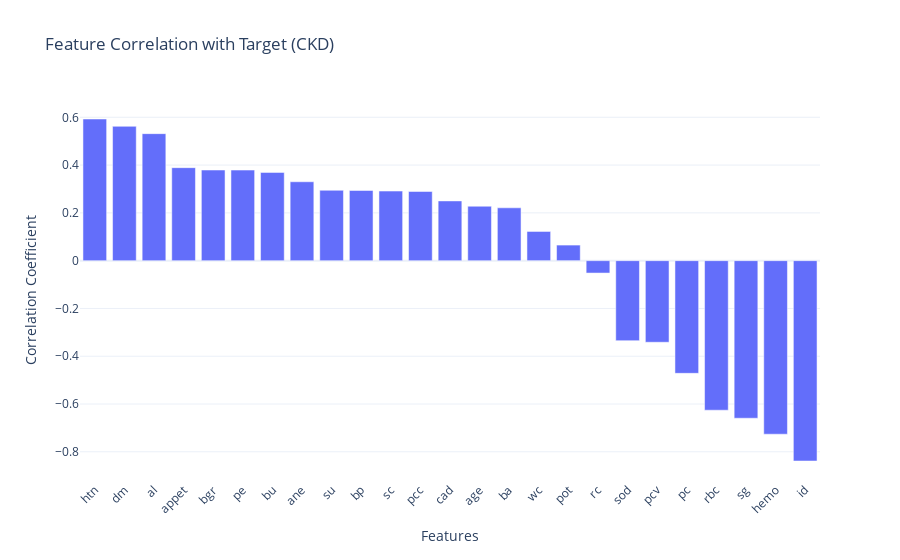

The notebook cell this image was saved under:
### Code cell
# 📊 Step 9: Bivariate – Correlation with Target (Bar Plot)

# Calculate correlation with target 'classification'
correlations = df.corr(numeric_only=True)['classification'].drop('classification').sort_values(ascending=False)

# Create bar plot using Plotly
fig = px.bar(
    x=correlations.index,
    y=correlations.values,
    title="Feature Correlation with Target (CKD)",
    labels={'x': 'Features', 'y': 'Correlation'},
    template="plotly_white"
)

# Update layout
fig.update_layout(
    xaxis_title="Features",
    yaxis_title="Correlation Coefficient",
    xaxis_tickangle=-45
)

fig.show()

### Figure 1 — Plotly figure (JSON) as saved in the notebook; plotly's stock layout.template omitted (floating-point values rounded to 4 significant figures)
{"data": [{"hovertemplate": "Features=%{x}<br>Correlation=%{y}<extra></extra>", "legendgroup": "", "marker": {"color": "#636efa", "pattern": {"shape": ""}}, "name": "", "orientation": "v", "showlegend": false, "textposition": "auto", "type": "bar", "x": ["htn", "dm", "al", "appet", "bgr", "pe", "bu", "ane", "su", "bp", "sc", "pcc", "cad", "age", "ba", "wc", "pot", "rc", "sod", "pcv", "pc", "rbc", "sg", "hemo", "id"], "xaxis": "x", "y": [0.5929, 0.5623, 0.5316, 0.3892, 0.3793, 0.3792, 0.3694, 0.3303, 0.2946, 0.2937, 0.2912, 0.2895, 0.25, 0.2278, 0.2212, 0.1222, 0.06522, -0.05185, -0.3349, -0.3416, -0.4715, -0.6259, -0.6595, -0.7264, -0.8385], "yaxis": "y"}], "layout": {"barmode": "relative", "legend": {"tracegroupgap": 0}, "title": {"text": "Feature Correlation with Target (CKD)"}, "xaxis": {"anchor": "y", "domain": [0, 1], "tickangle": -45, "title": {"text": "Features"}}, "yaxis": {"anchor": "x", "domain": [0, 1], "title": {"text": "Correlation Coefficient"}}}}
